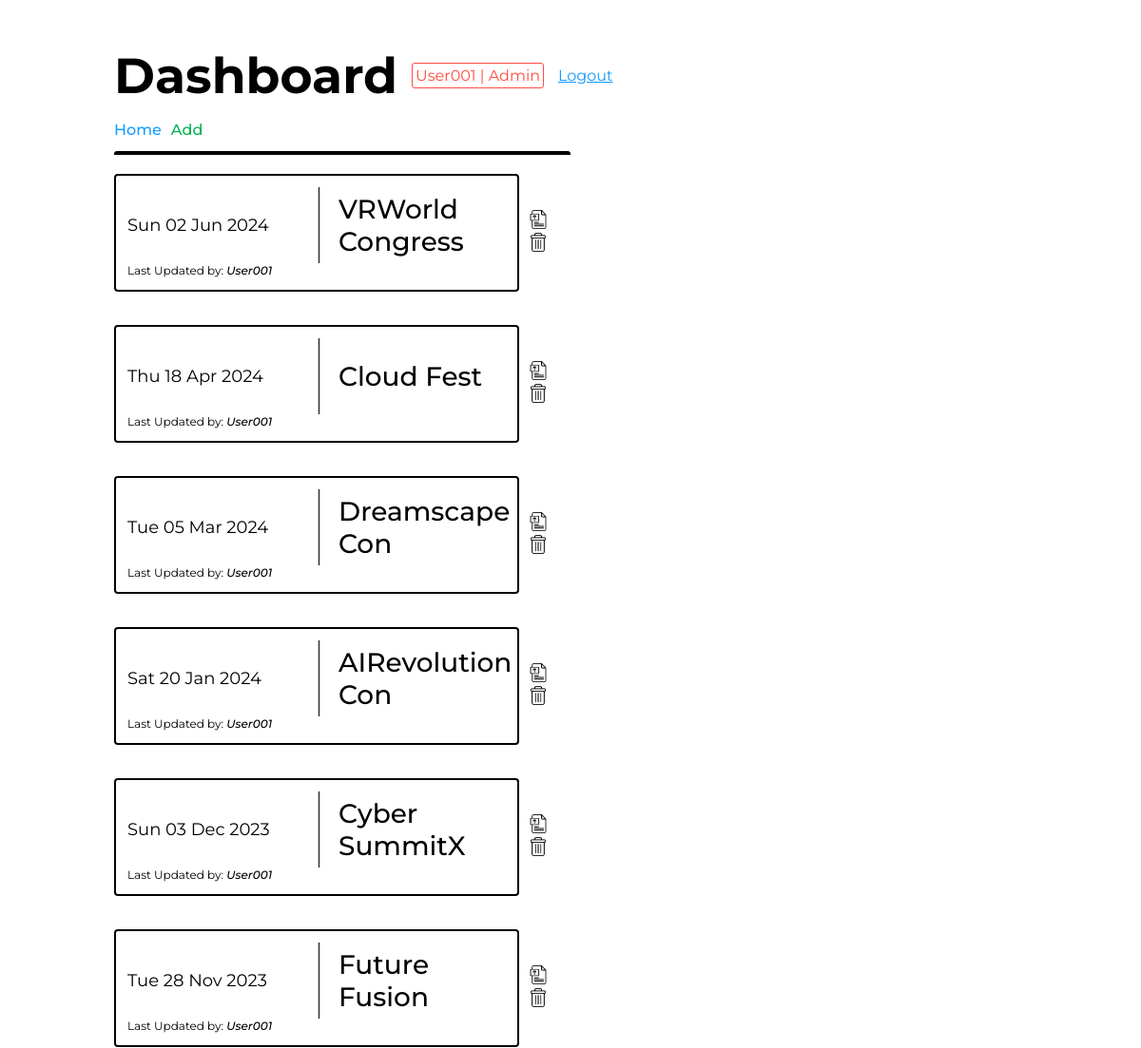
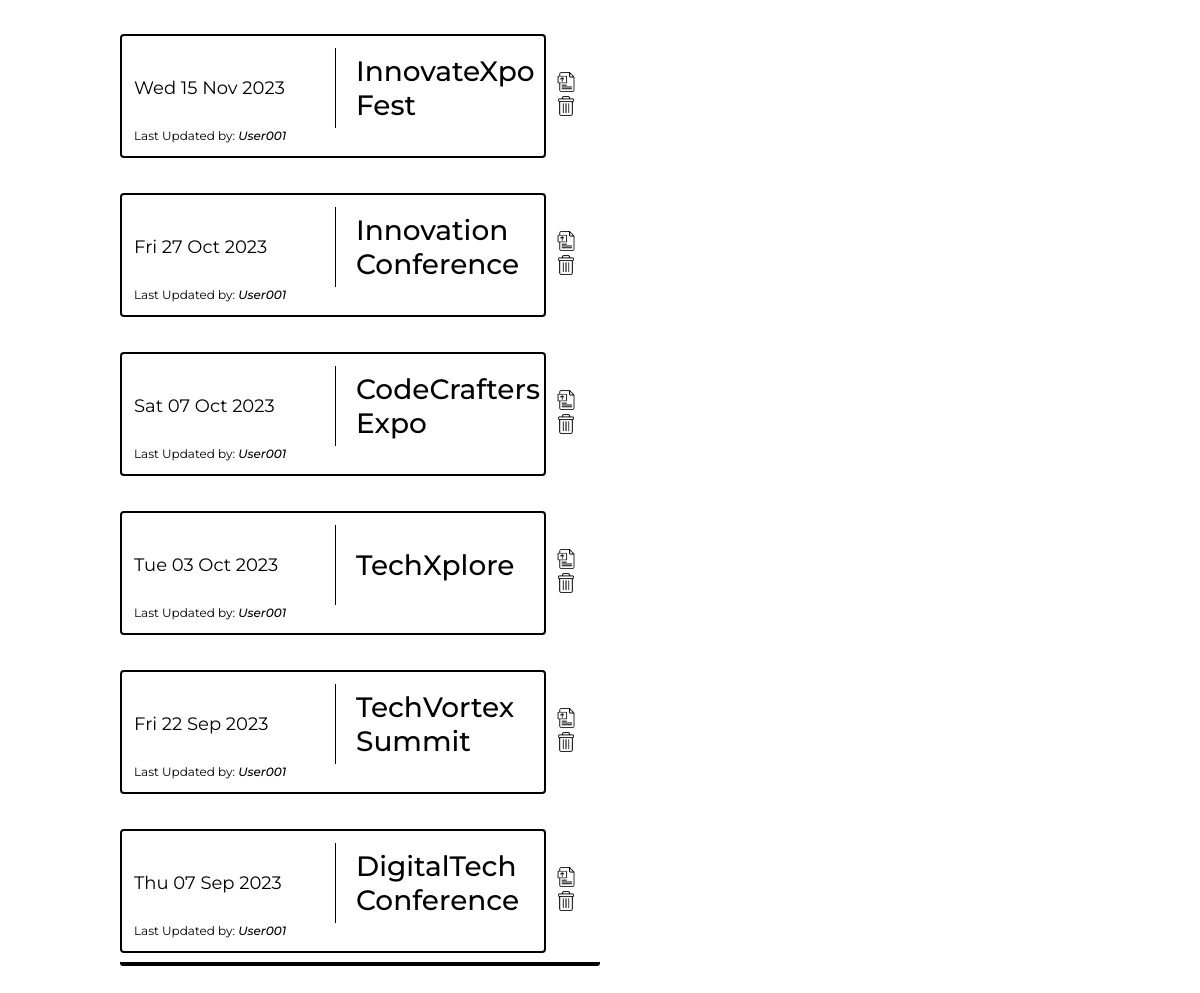
The app's page /dashboard (signed in) with its own data (2 pictures, top to bottom).
### helpers/db_manager.py (models this page shows)
    class User(db.Model, UserMixin):
        id = db.Column(db.Integer, primary_key=True)
        username = db.Column(db.String, unique=True)
        password = db.Column(db.String)
        is_admin = db.Column(db.Boolean)

    class Event(db.Model):
        id =  db.Column(db.Integer, primary_key=True)
        date = db.Column(db.String)
        title = db.Column(db.String)
        last_updated_by = db.Column(db.Integer, db.ForeignKey('user.id'))
        user = db.relationship("User", backref='user', lazy=True, uselist=False)

### app.py (the view)
@app.route("/dashboard")
@login_required
def dashboard():
    event_records = db_manager.get_events(db, event_table, user_table)
    return render_template("dashboard.html", events=event_records)

### app.py (called while the page is built)
@login_manager.user_loader
def load_user(user_id):
    return user_table.query.get(int(user_id))

@app.context_processor
def inject_user():
    return dict(user=current_user)

### helpers/db_manager.py (called while the page is built)
def get_events(db, event_table, user_table):
    event_records = db.session.execute(db.select(event_table).order_by(event_table.id)).scalars().all()
    serialized_event_records = []
    for record in event_records:
        user = user_table.query.filter_by(id=record.last_updated_by).first()
        event_record = EventObject(
            record.id,
            record.date,
            record.title,
            user.username
        )
        serialized_event_records.append(event_record)
    return sort_fmt_event_records(serialized_event_records)

def get_date(obj):
    return datetime.strptime(obj.date, '%Y-%m-%d')

def fmt_event_records(events):
    for event in events:
        if event.date != "":
            event_date = datetime.strptime(event.date, '%Y-%m-%d')
            event.date = event_date.strftime("%a %d %b %Y")
    return events

def sort_fmt_event_records(events):
    sorted_asc_list = sorted(events, key=get_date, reverse=True)
    return fmt_event_records(sorted_asc_list)

### templates/dashboard.html (shortened to what this page needs)
{%extends "base.html"%}
{%block page_title%}Dashboard{%endblock%}
{%block content%}
    <div class="crud-ops">
        <a class="events-link"href="/">Home</a>
        <a href="/add-event" class="add">
            Add
        </a>
    </div>
    <div class="dashboard-events-holder">
        {%for event in events%}
            <div class="event-ext">
                <div class="dashboard-event">
                    <div class="dashboard-event-content">
                        <div class="date">
                            <p>{{event.date}}</p>
                        </div>
                        <div class="title">
                            <h1>{{event.title}}</h1>
                        </div>
                    </div>
                    <p class="updated-by">Last Updated by: <span class="username">{{event.last_updated_by}}</span></p>
                </div>
                <div class="dashboard-event-options">
                    <a href="/update-event/{{event.id}}"><img class="update-img" src="{{url_for('static', filename='imgs/file.png')}}" width="20"></a>
                    {%if user.is_admin%}
                        <a href="/delete-event/{{event.id}}"><img class="delete-img" src="{{url_for('static', filename='imgs/delete.png')}}" width="20"></a>
                    {% endif %}
                </div>
            </div>
        {%endfor%}
    </div>
{%endblock%}

### templates/base.html (shortened to what this page needs)
<!DOCTYPE html>
<html>
    <head>
        <link rel="stylesheet" href="{{url_for('static', filename='css/events.css')}}">
        <link rel="stylesheet" href="{{url_for('static', filename='css/base.css')}}">
        <link rel="stylesheet" href="{{url_for('static', filename='css/messages.css')}}">
        <link rel="stylesheet" href="{{url_for('static', filename='css/forms.css')}}">
    </head>
    <body>
        <div class="page-content">
            <div class="page-title">
                <h1>{%block page_title%}{%endblock%}</h1>
                <div class="title-badge">
                    {% if user.is_admin %}
                        <p>{{user.username}} | Admin</p>
                    {% else %}
                        <p>{{user.username}}</p>
                    {% endif %}
                </div>
                <a href="/logout">Logout</a>
            </div>
            {% block content %}
            {% endblock %}
        </div>
    </body>
</html>

### static/css/events.css (style rules this page uses)
.dashboard-events-holder, .events-holder { border-radius: 3px; width: 30rem; padding: 20px 0px 20px 0px; overflow-y: scroll; height: 70vh; display: flex; flex-direction: column; gap: 35px; border-top: 4px solid #000; border-bottom: 4px solid #000; margin-top: 10px; margin-bottom: 10px; }
.event, .dashboard-event, .delete-event { border: 2px solid #000; border-radius: 4px; width: 25rem; min-height: 6rem; overflow: auto; padding: 12px; }
.event-content, .dashboard-event-content, .delete-event-content { display: flex; align-items: center; gap: 20px; flex-wrap: wrap; }
.delete-event-content .date, .dashboard-event-content .date, .event-content .date { font-size: 18px; font-weight: 400; border-right: 1px solid #000; height: 5rem; display: flex; justify-content: center; flex-direction: column; flex: 2; }
.dashboard-event-content p, .delete-event-content p { font-size: 18px; font-weight: 400; }
.delete-event-content .title h1, .dashboard-event-content .title h1, .event-content .title h1 { font-size: 28px; font-weight: 500; }
.delete-event-content .title, .dashboard-event-content .title, .event-content .title { flex: 1; min-width: 11rem; }
.dashboard-event-content h1, .delete-event-content h1 { font-size: 28px; font-weight: 500; }
.event .updated-by, .dashboard-event .updated-by { font-size: 12px; }
.event .updated-by .username, .dashboard-event .updated-by .username { font-style: italic; font-weight: 500; }
.event-ext { display: flex; align-items: center; gap: 10px; }

### static/css/base.css (style rules this page uses)
body { padding: 0px; margin: 0px; box-sizing: border-box; font-family: 'Montserrat', sans-serif; }
p, h1 { margin: 0px; }
.page-content { width: 80%; margin: auto; }
.page-title h1 { font-size: 52px; }
.page-title { display: flex; align-items: center; gap: 15px; margin: 3rem 0rem 1rem 0rem }
.page-title a { color: #129BFF; text-decoration: underline; }
.title-badge { border-radius: 3px; border: 1px solid #FF4C41; color: #FF4C41; padding: 3px; }
.crud-ops .add { color: #00B252; text-decoration: none; font-weight: 500; }
.events-link { color: #129BFF; text-decoration: none; font-weight: 500; }
.crud-ops { display: flex; gap: 10px; margin-bottom: 0.8rem; align-items: flex-end; }

### records on screen
User: username "User001", last_updated_by "User001" "User001" "User001" "User001" "User001" "User001" "User001" "User001" "User001" "User001" "User001" "User001", is_admin True (drawn)
Event: title "VRWorld Congress"
Event: title "Cloud Fest"
Event: title "Dreamscape Con"
Event: title "AIRevolution Con"
Event: title "Cyber SummitX"
Event: title "Future Fusion"
Event: title "InnovateXpo Fest"
Event: title "Innovation Conference"
Event: title "CodeCrafters Expo"
Event: title "TechXplore"
Event: title "TechVortex Summit"
Event: title "DigitalTech Conference"

### other values on screen
{{ event.date }} "Sun 02 Jun 2024" "Thu 18 Apr 2024" "Tue 05 Mar 2024" "Sat 20 Jan 2024" "Sun 03 Dec 2023" "Tue 28 Nov 2023" "Wed 15 Nov 2023" "Fri 27 Oct 2023" "Sat 07 Oct 2023" "Tue 03 Oct 2023" "Fri 22 Sep 2023" "Thu 07 Sep 2023"
